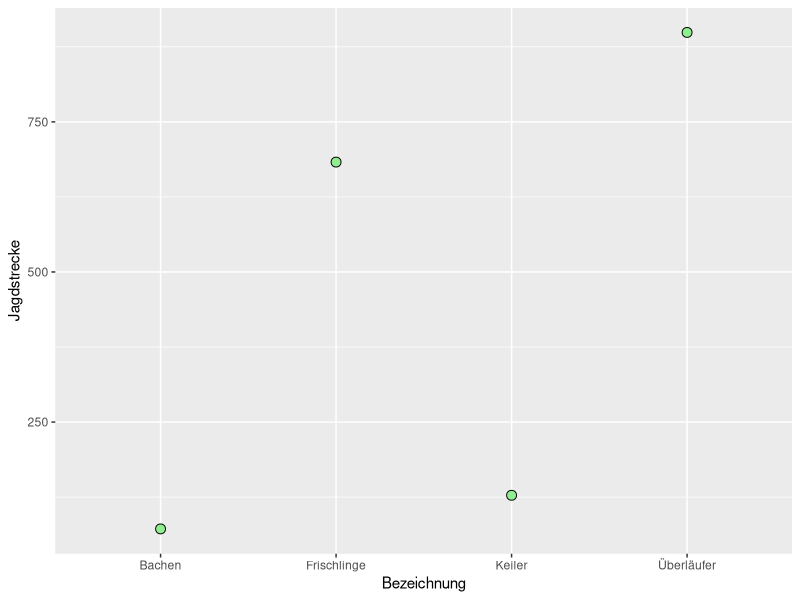
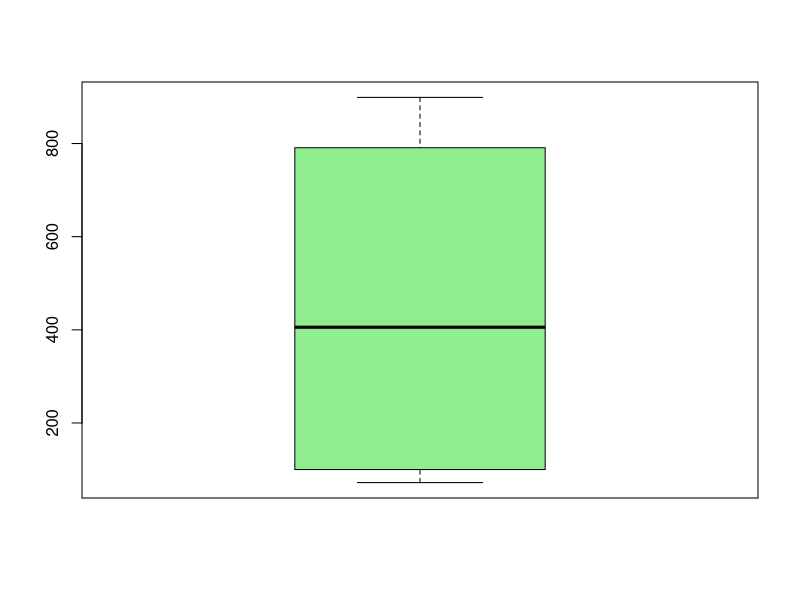

Generate these figures, in order, with R:
## ---- chunk 1
library(ggplot2)
d7 <- data.frame(Bezeichnung=c("Keiler", "Bachen", "Überläufer", "Frischlinge"),
                 Jagdstrecke=c(128, 72, 899, 683)

                 )
                   
d7
## ---- chunk 2
message("Gesamtstrecke")
m <-sum(d7$Jagdstrecke)
print(m)
## ---- chunk 3
library(ggplot2)
ggplot(d7, aes(Bezeichnung, Jagdstrecke)) +
  geom_point(shape = 21, size = 3, fill = "lightgreen") 
  
        
  
    
## ---- chunk 4
boxplot(d7$Jagdstrecke, col="lightgreen")
